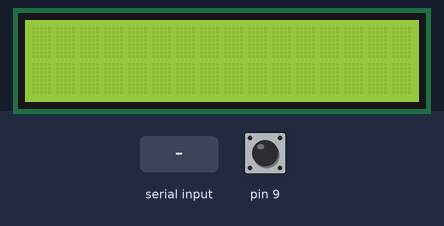
A sketch run on a simulated Arduino Mega 2560, built with avr-gcc and run on an emulated ATmega2560. On the bench: 16×2 character LCD. The inputs (shaded band) are chosen by the test bench; at power-on: pin 9 HIGH.

Above: at 1.2 s.
1.3 s: "1" received over the second serial link
At 1.7 s:
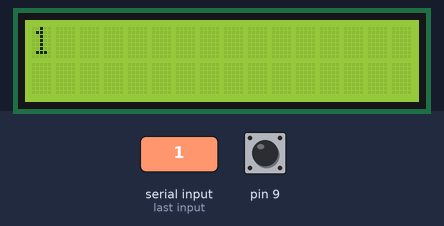
2.8 s: "0" received over the second serial link
At 4.0 s:
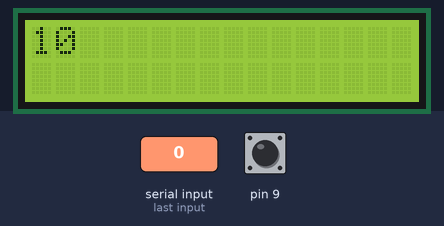
Timing chart, 0 to 5.8 s (numbered marks = the images above; inputs shaded):
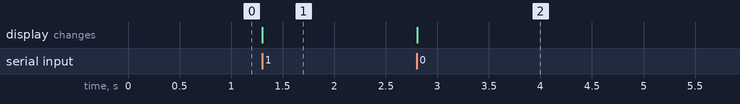

Measured:
- after the input at 1.3 s, the display: changes at once (image 1)
- after the input at 2.8 s, the display: changes at once (image 2)

The sketch:

18-BluetoothMessageLCD.ino
```cpp
//We include the LCD screen library.
#include "LiquidTWI2.h"
//The LCD screen is created with the variable name 'lcd'.
LiquidTWI2 lcd(0x20);
//The variable 'str1' is defined to store the incoming data.
String str1 = "";
//The incoming data will be received as a char variable.
char ch;

void setup() {
  //We initialize the LCD screen.
  lcd.setMCPType(LTI_TYPE_MCP23008);
  lcd.begin(16, 2);
  lcd.setBacklight(HIGH);
  //We open the communication port for Bluetooth.
  Serial1.begin(9600);
  //Button S1 is defined to clear the screen and the 'str1' variable.
  pinMode(9, INPUT);
}

void loop() {
  //When communication is available, the condition will become TRUE.
  if (Serial1.available()) {
    //We receive the data from communication and store it in the 'ch' char variable.
    ch = Serial1.read();
    /* To display the message on the screen,
     * we convert it into a string format.
     */
    str1 = str1 + ch;
    //We set the cursor position on the LCD screen.
    lcd.setCursor(0, 0);
    lcd.print(str1);
  }

  //When button S1 is pressed, we clear the 'str1' variable and the screen.
  if (digitalRead(9) == 0) {
    lcd.clear();
    str1 = "";
  }
}
 
```
